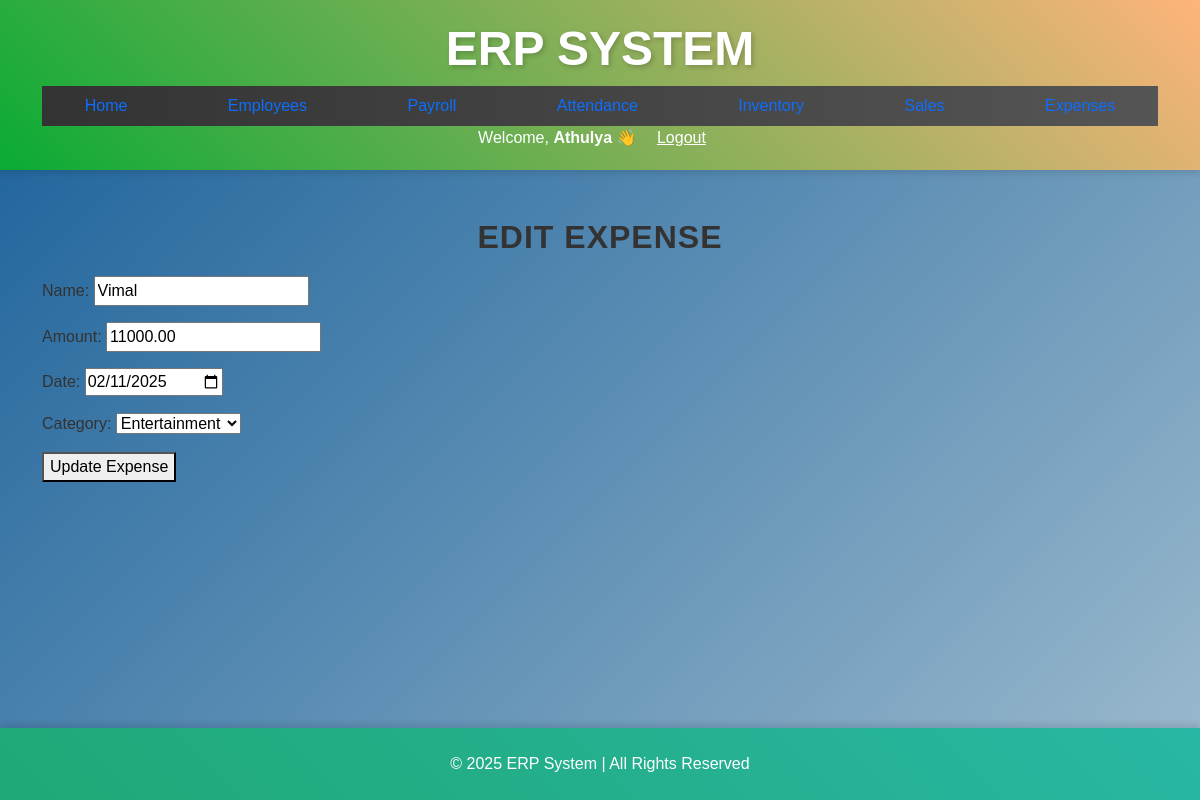
/expense/edit/3/ (signed in), run on the app's committed database.
### erp/models.py (models this page shows, shortened)
class Expense(models.Model):
    name = models.CharField(max_length=255, default="Unknown")
    amount = models.DecimalField(max_digits=10, decimal_places=2)
    date = models.DateTimeField(default=timezone.now)  # ✅ Allows manual editing
    category = models.CharField(max_length=255,choices=CATEGORY_CHOICES, default='Other')  # Make sure this field is present

### erp/views.py (the view)
# urls.py: path('expense/edit/<int:pk>/', views.update_expense, name='update_expense'),
@login_required
def update_expense(request, pk):
    expense = get_object_or_404(Expense, pk=pk)
    if request.method == "POST":
        form = ExpenseForm(request.POST, instance=expense)
        if form.is_valid():
            form.save()
            messages.success(request, "Expense updated successfully!")
            return redirect("manage_expenses")
    else:
        form = ExpenseForm(instance=expense)
    return render(request, "update_expense.html", {"form": form, "title": "Edit Expense"})

### erp/forms.py
class ExpenseForm(forms.ModelForm):
    category = forms.ChoiceField(choices=CATEGORY_CHOICES)
    date = forms.DateField(widget=forms.DateInput(attrs={'type': 'date'}))  # Adds a date picker
    class Meta:
        model = Expense
        fields = ['name', 'amount', 'date','category']  # ✅ Make sure 'date' is included

### erp/templates/update_expense.html (shortened to what this page needs)
{% extends 'base.html' %}
{% block content %}
    <h2>{{ title }}</h2>
    <form method="POST">
        {{ form.as_p }}
        <button type="submit">Update Expense</button>
    </form>
{% endblock %}

### erp/templates/base.html (shortened to what this page needs)
<!DOCTYPE html>
<html lang="en">
<head>
    {% load static %}
<link rel="stylesheet" href="{% static 'static/css/styles.css' %}">
    <link href="https://cdn.jsdelivr.net/npm/bootstrap@5.3.0-alpha1/dist/css/bootstrap.min.css" rel="stylesheet">
    <link rel="stylesheet" href="https://cdnjs.cloudflare.com/ajax/libs/font-awesome/6.0.0/css/all.min.css">
    <link rel="stylesheet" href="{% static 'css/styles.css' %}">
</head>
<body>
    <header>
        <div class="container">
            <div class="logo">
                <h1 class="center-title">ERP System</h1>
            </div>
            <nav>
                <ul class="nav">
                    {% block nav %}
                    <li class="nav-item"><a class="nav-link" href="{% url 'dashboard' %}">Home</a></li>
                    <li class="nav-item"><a class="nav-link" href="{% url 'manage_employees' %}">Employees</a></li>
                    <li class="nav-item"><a class="nav-link" href="{% url 'manage_payroll' %}">Payroll</a></li>
                    <li class="nav-item"><a class="nav-link" href="{% url 'manage_attendance' %}">Attendance</a></li>
                    <li class="nav-item"><a class="nav-link" href="{% url 'manage_inventory' %}">Inventory</a></li>
                    <li class="nav-item"><a class="nav-link" href="{% url 'manage_sales' %}">Sales</a></li>
                    <li class="nav-item"><a class="nav-link" href="{% url 'manage_expenses' %}">Expenses</a></li>
                    {% endblock %}
                </ul>
                <div class="ml-auto flex items-center space-x-4">
                    {% if user.is_authenticated %}
                        <span class="text-white font-medium">Welcome, <strong>{{ user.username }}</strong> 👋</span>
                        <a href="{% url 'logout' %}" class="bg-red-500 text-white px-3 py-1 rounded-lg hover:bg-red-700">Logout</a>
                    {% else %}
                        <a href="{% url 'login' %}" class="bg-green-500 text-white px-3 py-1 rounded-lg hover:bg-green-700">Login</a>
                    {% endif %}
                </div>
            </nav>
        </div>
    </header>
    <main>
        <div class="container mt-5">
            {% block content %}{% endblock %}
        </div>
    </main>
    <footer class="bg-dark text-white py-4 mt-5">
        <div class="container">
            <p class="text-center mb-0">&copy; 2025 ERP System | All Rights Reserved</p>
        </div>
    </footer>
</body>
</html>

### erp/static/css/styles.css (style rules this page uses)
body { background: linear-gradient(135deg, #185f99, #c9d9df, #d1e2f1); background-size: 300% 300%; animation: backgroundGradient 10s ease infinite; color: #333; font-family: 'Arial', sans-serif; }
header { background: linear-gradient(45deg, #0aab35, #feb47b); color: white; padding: 20px 0; text-align: center; box-shadow: 0 4px 6px rgba(0, 0, 0, 0.1); }
header .logo h1 { font-size: 3rem; text-transform: uppercase; font-weight: bold; text-shadow: 2px 2px 5px rgba(0, 0, 0, 0.2); }
nav ul { list-style-type: none; padding: 0; display: flex; justify-content: space-around; background: linear-gradient(90deg, #333, #555); }
nav ul li { margin: 0 15px; }
nav ul li a { color: rgb(244, 238, 238); text-decoration: none; font-size: 1.1rem; padding: 12px 20px; border-radius: 25px; transition: background-color 0.3s, transform 0.3s; }
footer { background: linear-gradient(45deg, #20a876, #28b7a4); color: rgb(218, 76, 76); padding: 20px; text-align: center; position: fixed; width: 100%; bottom: 0; box-shadow: 0 -4px 6px rgba(0, 0, 0, 0.1); animation: footerGradientAnimation 5s ease-in-out infinite; }
footer p { margin: 0; }
h2 { font-size: 2rem; font-weight: bold; text-align: center; color: #333; text-transform: uppercase; margin-bottom: 20px; letter-spacing: 1px; }
ul { list-style: none; padding: 0; display: flex; flex-wrap: wrap; justify-content: center; gap: 15px; }
main { padding-bottom: 97px; }

### erp/templates/base.html (style rules this page uses)
.center-title { text-align: center; }

### data on the page
Expense: name "Vimal", amount "11000.00", date "02/11/2025", category "Entertainment"

### other printed values
{{ user.username }} "Athulya"
{{ title }} "EDIT EXPENSE"
